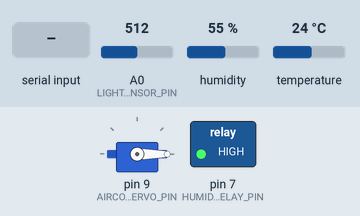
Bench run of a sketch on a simulated Arduino Uno, built with avr-gcc and run on an emulated ATmega328P. Parts: servo, switched loads named in the sketch (green lamp = pin HIGH). The inputs (shaded band) are chosen by the test bench; at power-on: A0 (LIGHT_SENSOR_PIN) = 512, humidity 55 %, temperature 24 °C. What the sketch prints to the serial monitor is not drawn.

Above: at 1.2 s.
1.3 s: "PUSH\n" received over Serial
At 1.7 s:
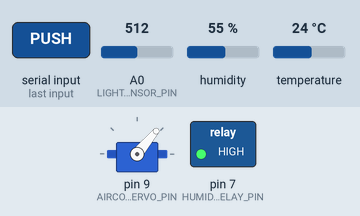
3.3 s: "HUMIDIFIER_ON\n" received over Serial
At 4.0 s:
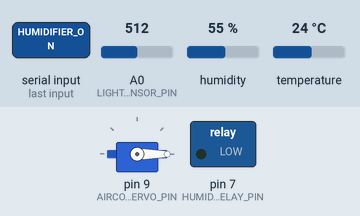
4.8 s: "AIRCON_TOGGLE\n" received over Serial
At 5.2 s:
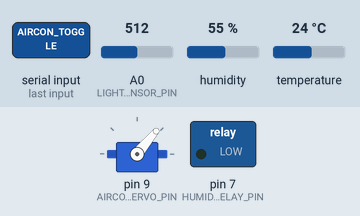
Timing chart, 0 to 7.8 s (numbered marks = the images above; inputs shaded):
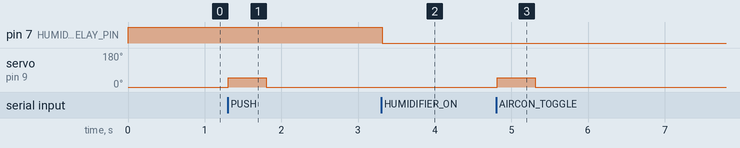

The sketch:

home_controller.ino
```cpp
#include <DHT.h>
#include <Servo.h>

#define DHTPIN 2
#define DHTTYPE DHT11

#define AIRCON_SERVO_PIN 9
#define HUMIDIFIER_RELAY_PIN 7
#define LIGHT_SENSOR_PIN A0

// 릴레이 모듈이 LOW일 때 켜지는 타입이면 true, HIGH일 때 켜지는 타입이면 false
const bool RELAY_ACTIVE_LOW = true;

DHT dht(DHTPIN, DHTTYPE);
Servo airconServo;

int readyAngle = 0;   // 버튼을 누르지 않는 위치
int pushAngle = 50;   // 버튼이 눌리는 각도
int pushTime = 500;   // 버튼을 누르고 있는 시간(ms)

bool humidifierOn = false;
unsigned long lastSensorPrintAt = 0;
const unsigned long SENSOR_PRINT_INTERVAL = 2000;

void writeHumidifierRelay(bool on) {
  humidifierOn = on;

  if (RELAY_ACTIVE_LOW) {
    digitalWrite(HUMIDIFIER_RELAY_PIN, on ? LOW : HIGH);
  } else {
    digitalWrite(HUMIDIFIER_RELAY_PIN, on ? HIGH : LOW);
  }
}

void pressAirconButton() {
  Serial.println("에어컨 버튼 누르기 동작 실행");

  airconServo.write(pushAngle);
  delay(pushTime);

  airconServo.write(readyAngle);
  delay(500);

  Serial.println("에어컨 버튼 누르기 완료");
}

void printStatus() {
  float humidity = dht.readHumidity();
  float temperature = dht.readTemperature();
  int lightRaw = analogRead(LIGHT_SENSOR_PIN);

  if (!isnan(humidity) && !isnan(temperature)) {
    Serial.print("온도: ");
    Serial.print(temperature);
    Serial.print(" C, 습도: ");
    Serial.print(humidity);
    Serial.print(" %, 조도: ");
    Serial.print(lightRaw);
    Serial.print(", 가습기: ");
    Serial.println(humidifierOn ? "ON" : "OFF");
  } else {
    Serial.println("센서 값을 읽을 수 없습니다.");
  }
}

void handleCommand(String command) {
  command.trim();

  if (command == "PUSH" || command == "AIRCON_TOGGLE") {
    pressAirconButton();
  } else if (command == "HUMIDIFIER_ON") {
    writeHumidifierRelay(true);
    Serial.println("가습기: ON");
  } else if (command == "HUMIDIFIER_OFF") {
    writeHumidifierRelay(false);
    Serial.println("가습기: OFF");
  } else if (command == "STATUS") {
    printStatus();
  } else if (command.length() > 0) {
    Serial.print("알 수 없는 명령: ");
    Serial.println(command);
  }
}

void setup() {
  Serial.begin(9600);

  dht.begin();

  pinMode(HUMIDIFIER_RELAY_PIN, OUTPUT);
  writeHumidifierRelay(false);

  airconServo.attach(AIRCON_SERVO_PIN);
  airconServo.write(readyAngle);

  Serial.println("집안 원격 제어 시스템 시작");
  Serial.println("명령: AIRCON_TOGGLE, HUMIDIFIER_ON, HUMIDIFIER_OFF, STATUS");
}

void loop() {
  if (Serial.available() > 0) {
    String command = Serial.readStringUntil('\n');
    handleCommand(command);
  }

  if (millis() - lastSensorPrintAt >= SENSOR_PRINT_INTERVAL) {
    lastSensorPrintAt = millis();
    printStatus();
  }
}
```

Measured:
- after the input at 1.3 s, servo on pin 9 (AIRCON_SERVO_PIN): 0° → 50° at once, → 0° 0.50 s later
- after the input at 3.3 s, pin 7 (HUMIDIFIER_RELAY_PIN): HIGH → LOW at once
- after the input at 4.8 s, servo on pin 9 (AIRCON_SERVO_PIN): 0° → 50° at once, → 0° 0.50 s later
